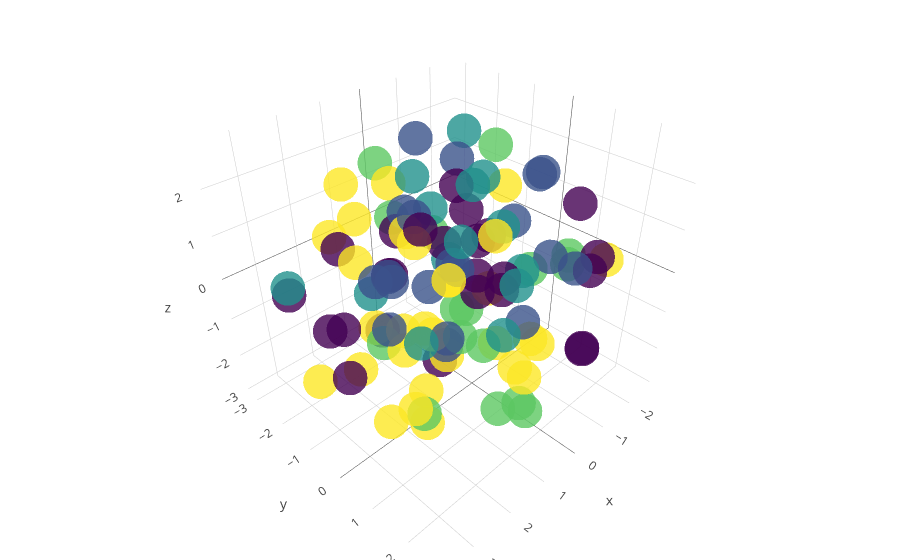

This figure's notebook cell:
### Code cell
%lprun -f visualize visualize(**w.kwargs)
